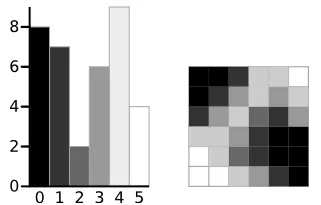
#> input picture images/cicek.png, 321 x 205 px, given in place of cicek.jpg, which was not available
$ jupyter execute '04_Otsu_Eşikleme_Yöntemi1.ipynb'   (text cells are left out)
#> lines starting #> are read from the running program, lines starting #| are printed output that depends on the picture; pictures that were not available may be replaced by others from this repository, and a replacement may not be noted
[cell 1]
#Google Drive'ınızı bağlamak için kullanılır.
from google.colab import drive
drive.mount('/content/drive')

[cell 2]
from IPython.display import Image
Image(filename="/content/drive/My Drive/Resource/cicek.png")

[cell 3]
from IPython.display import Image
Image(filename="/content/drive/My Drive/Resource/otsuBG.png")

[cell 4]
from IPython.display import Image
Image(filename="/content/drive/My Drive/Resource/frml.png")

[cell 5]
from IPython.display import Image
Image(filename="/content/drive/My Drive/Resource/otsufg.png")

[cell 6]
from IPython.display import Image
Image(filename="/content/drive/My Drive/Resource/otsufrml2.png")

[cell 7]
from IPython.display import Image
Image(filename="/content/drive/My Drive/Resource/forml4.png")

[cell 8]
from IPython.display import Image
Image(filename="/content/drive/My Drive/Resource/frml3.png")

[cell 9]
from PIL import Image
from IPython.display import display

#PIL modülünden Image kütüphanesi uygulamaya dahil edilir.

[cell 10]
resim = Image.open("/content/drive/My Drive/Resource/cicek.jpg")
#> resim is the input picture: PIL image 321x205 RGB; mean R, G, B 194.4, 194.4, 194.4
#resim değişkeninin içerisine belirtilen klasörde bulunan 'otsu' adlı resim dosyası atılır.

[cell 11]
#@title cicek.jpg dosyanın orjinal hali
display(resim)

[cell 12]
from IPython.display import Image
Image(filename="/content/drive/My Drive/Resource/cicek.jpg")

[cell 13]
newmat = resim.load()
#newmat adlı yeni bir matris oluşturup bunun içerisine resim dosyası yüklenir.
w = resim.size[0]
#> w = 321
#w değişkenine resim dosyasının genişlik boyutu atılır. Dosyanın genişliği 640 piksel.
h = resim.size[1]
#> h = 205
#h değişkenine resim dosyasının yükseklik boyutu atılır. Dosyanın  yüksekliği 360 piksel
graylist = [[0]*h for x in range (w)]
#graylist adında tanımlanan matrisin boyutu yukarıda alınan resim dosyasının genişlik ve yükseklik değerlerine göre belirlenir.
for x in range (w):
#Otsu metodu gri seviye görüntüler üzerinde çalıştığı için resim dosyasını gri tonlarına çevirmek için iç içe döngü ile matrise çekilir. Böylece her bir piksel birer matris elemanı olacaktır.
     for y in range (h) :
          r,g,b = resim.getpixel((x,y))
#Her pikselde birer r(kırmızı),g(yeşil),b(mavi) değeri bulunmaktadır. Bunlar o piksele renk veren kodlardır. Öncelikle 'getpixel' fonksiyonu ile bu değerleri r,g,b değişkenlerine atılır.
          gray=(int)((r*0.2126)+(g*0.7152)+(b*0.0722))
#Resmi gri yapacak olan sayısal değeri elde etmek için, insan gözünün gama ışınlarını algılama oranlarına göre oluşturulan formül ile alınan katsayıları r,g,b değişkenleriyle çarpılıp toplanır. Böylece resimdeki her piksel için ayrı bir gri renk tonu elde etmiş olunur.
          graylist[x][y] = gray
#graylist matrisinin her elemanına ağırlık toplama yöntemi ile bulunan gri değerleri kaydedilir.
          newmat[x,y]= (gray,gray,gray)
#> after the loop, graylist = 321 items
#Resim dosyasını yüklenen matrisin tüm elemanlarına(piksellerine) ağırlık toplama yöntemine göre bulunan gri renk kodu atılır. Böylece resmin her pikseli renk tonuna göre gri rengini almış olacaktır. Burada kırmızı, yeşil, mavi renk tonlarının hepsine aynı değer atılır. Bu yöntem gri rengini elde etmemizi sağlar.
resim.save("/content/drive/My Drive/Resource/cicek_gri.jpg")

[cell 14]
#@title Oluşacak cicek_gri.jpg dosyası
display(resim)

[cell 15]
def histogram(resim):
#Histogram fonksiyonu renklerin görüntü üzerindeki sayısını bulmak için kullanılır. Bu metod bir resim parametresi ile çalışmaktadır.
     width = resim.size[0]
#> width = 321
#Parametre olarak alınan  resim dosyasının ilk elemanı olan genişlik boyutunu 'width' değişkenine atılır.
     height = resim.size[1]
#> height = 205
#Parametre olarak alınan resim dosyasının ikinci elemanı olan yükseklik boyutunu 'height' değişkenine atılır.
     histogram = [0]*256
#histogram adında bir matris tanımlanır. Bu matris renk sayılarını tutulacağı  grafiktir
     for x  in range(height):
#Görüntünün tüm piksellerini yani matrisin elemanlarını dolaşmak için genişlik ve yükseklik değerleriyle iç içe döngü kullanılır.
          for y in range(width):
               a,b,c = resim.getpixel((y,x))
#resim değişkeninin her pikselinde bulunan sayısal değerleri çekip a,b,c değişkenlerine atılır. Burada gelen değer örnek olarak :(200,200,200) şeklindedir. Çünkü ağırlık toplama yönteminden sonra her pikselde aynı sayısal değer yani aynı tonlar bulunur.
               histogram[a] = histogram[a]+1
#> after the loop, histogram = 256 values, max 30661 at index 254, min 1 at index 74, mean 257.1
#Bulunan üç değerden herhangi birini kullanarak histogramda toplanan renk sayısı bir arttırılır.
     return histogram
#Geri dönüş değeri olan histogramda iç içe döngülerin sonucunda resmin üzerinde bulunan her pikseldeki renk tonunu ayrı ayrı tutulmuş oldu..

[cell 16]
def Otsu (resim):
#Otsu algoritmasının kullanılacağı fonksiyon. 'otsu_thrd' adlı metodun resim parametresi ile çalıştırılmaktadır.
     hist = histogram(resim)
#> hist has the same summary as histogram in histogram
#Otsu metodunun en önemli özelliği olan histogram yani renk sayısını bulmak için ilk olarak parametre olan 'resim' değişkeni histogram fonksiyonuna gönderilir. Geri dönen matris değerini 'hist' adında bir matrise atılır.
     sum_all = 0
#'sum_all' adlı değişkeni toplam indis sayısını tutması için tanımlandı.. İlk değer olarak '0' atandı..
     for t in range(256):
#Histogramdan gelen matris indislerindeki toplam değeri almak için döngü oluşturulur.
          sum_all+=t*hist[t]
#> this loop made 256 passes
#> sum_all on passes 1 to 3: 0, 599, 1163
#> after the loop, sum_all = 12741967
     sum_back = 0
#Kendisi ve kendisinden önceki indisteki elemanların değerler toplamını tutacak değişken.
     w_back = 0
#Bulunan eşik değerinden önceki değerler için weight değerini tutacak değişken.
     w_fore =0
#Bulunan  eşik değerinden sonraki değerler için weight değerini tutacak değişken.
     mean_back = 0
#Bulunan eşik değerinden önceki değerler için mean değerini tutacak değişken.
     mean_fore = 0
#Bulunan eşik değerinden sonraki değerler için mean değerini tutacak değişken.
     var_max = 0
#Histogram elemanları arasındaki en yüksek varyans değerini tutacak değişken.
     var_between = 0
#Histogramdaki her renk tonu için sınıflar arası varyans değerini tutacak değişken.
     threshold = 0
#Threshold işlemini yapacak olan yani otsu metodunun asıl amacı olan eşik değerini tutacak değişken.
     total =resim.size[0]*resim.size[1]
#> total = 65805
#'total' değişkeninde görüntünün genişlik*yükseklik değerleri yani toplam alanı bulunmaktadır.
     for t in range(256):
#Histogram üzerindeki tüm değerleri ulaşmak için döngü oluşturulur.
          w_back +=hist[t]
#Eşik değerinden önceki tüm değerler sırasıyla 'w_back' değişkeninde toplanır.
          if(w_back == 0):
#Mean değerini hesaplarken paydada kullanılacak 'w_back' değerinin 0 olması durumu kontrol edilir. 0 ise döngüde sıradaki değer ile devam edilir.
            continue
          w_fore = total-w_back
#Eşik değerinden sonraki weight değerlerin bulunması için toplam değerinden bulunan  önceki weight değerleri çıkarılır.
          if(w_fore == 0):
#Mean değerini hesaplarken paydada kullanılacak 'w_fore' değerinin 0 olması durumu kontrol edilir. 0 ise döngüde sıradaki değer ile devam edilir.
            continue
          sum_back += t*hist[t]
#Histogramda kendisi ve kendisinden önceki tüm elemanların indisleri ile çarparak toplanır.
          mean_back = sum_back/w_back
#Histogramda kendisinden önce bulunan toplam değerleri kendisinden önceki weight değerlerine bölerek her indis için kendisinden önceki mean değeri hesaplanır.
          mean_fore=(sum_all-sum_back)/w_fore
#Histogramda kendisinden sonra bulunan toplam değerleri kendisinden sonraki weight değerlerine bölerek her indis için kendisinden sonraki mean değerini hesaplanır.
          var_between = w_back * w_fore * (mean_back-mean_fore)**2
#Varyans formülünü kullanarak histogramdaki her eleman için renk tonları arasında varyans hesaplaması yapılır.
          if(var_between>var_max):
#Burada amaç büyük ama en ideal eşik değerini bulmak. Bu yüzden sınıflar arası yani histogramda elemanlarımız arasındaki renk tonlarının varyans değerini hesaplandı. Bu yüzden en yüksek varyans değerine sahip olan elemanı bulunup bulunmadığı kontrol edilir.
            var_max=var_between
#Bulunan  varyans değeri en yüksek ise 'var_max' değişkeninde saklanır.
            threshold = t
#> this loop made 256 passes
#> (w_back, w_fore, sum_back, mean_back, mean_fore, var_max) on passes 1 to 12: (4838, 60967, 0, 0, 209, 1.29e+13), (5437, 60368, 599, 0.11, 211.1, 1.46e+13), (5719, 60086, 1163, 0.203, 212, 1.54e+13), (5867, 59938, 1607, 0.274, 212.6, 1.58e+13), (5980, 59825, 2059, 0.344, 213, 1.62e+13), (6037, 59768, 2344, 0.388, 213.2, 1.63e+13), (6116, 59689, 2818, 0.461, 213.4, 1.66e+13), (6164, 59641, 3154, 0.512, 213.6, 1.67e+13), (6238, 59567, 3746, 0.601, 213.8, 1.69e+13), (6284, 59521, 4160, 0.662, 214, 1.7e+13), (6302, 59503, 4340, 0.689, 214.1, 1.71e+13), (6322, 59483, 4560, 0.721, 214.1, 1.71e+13)
#> (w_back, w_fore) on pass 91: (12229, 53576)
#En yüksek varyansa sahip olan histogram elemanının indisini de eşik değeri olarak 'threshold' değişkenine atılır.
     return threshold

[cell 17]
from PIL import Image
res = Image.open("/content/drive/My Drive/Resource/cicek_gri.jpg")

[cell 18]
otsu_th = Otsu(res)
#Açılan resim dosyasının eşik değerini bulmak için Otsu fonksiyonuna gönderilir. Geri dönen değeri 'otsu_th' değişkenine atılır
otsu_im = res.load()
#Açılan resim dosyasını 'otsu_im' matrisine yüklenir.
print (otsu_th)
#| 136
#Dönen eşik değerini görmek için ekrana yazdırılır.
for x in range(w):
#İç içe döngü ile en başta kullanılan 'graylist' üzerindeki tüm elemanlara ulaşılır ve her eleman için kontrol gerçekleştirilir.
    for y in range(h):
        if graylist[x][y]<otsu_th:
#Eğer elemanın değeri bulunan eşik değerinden küçük ise resmi yüklediğimiz 'otsu_im'  matrisinin elemanına renk kodu olarak siyah(0,0,0) değeri atılır.
            otsu_im[x,y] =(0,0,0)
            if graylist[x][y]>otsu_th:
#Eğer elemanın değeri bulunan eşik değerinden büyük ise resm yüklediğimiz 'otsu_im' matrisinin elemanına renk kodu olarak beyaz(255,255,255) değerini atılır.
                otsu_im[x,y]=(255,255,255)
res.save("/content/cicek_yeni.jpg")
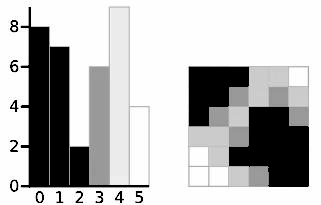
#> saved as cicek_yeni.jpg: PIL image 321x205 RGB; min 0, max 255, mean 186.1
#Otsu algoritmasıyla işlenen görüntü, projenin belirtilen adresine kaydedilir.


$ run again, with images/03_medyan1.png copied over images/cicek.png
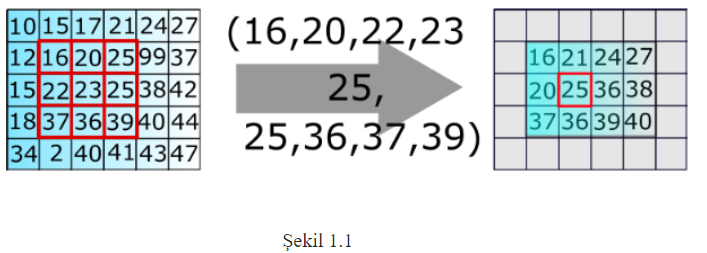
#> input picture images/03_medyan1.png, 707 x 253 px, given in place of cicek.jpg, which was not available
#> resim is the input picture: PIL image 707x253 RGB; mean R, G, B 212.8, 219.6, 221.8
#> after the loop `for x in range (w):`: graylist = 707 items
#> `resim.save("/content/drive/My Drive/Resource/cicek_gri.jpg")`:
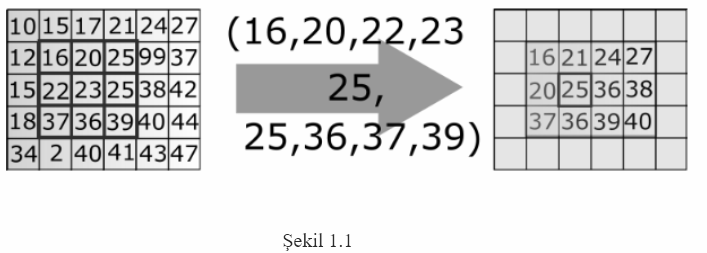
#> saved as cicek_gri.jpg: PIL image 707x253 RGB; min 0, max 254, mean 217.6
#> after the loop in histogram, `for x  in range(height):`: histogram = 256 values, max 82767 at index 254, min 47 at index 18, mean 698.7
#> hist has the same summary as histogram in histogram
#> the loop in Otsu, `for t in range(256):` made 256 passes
#> sum_all on passes 1 to 3: 0, 77, 267
#> after the loop in Otsu, `for t in range(256):`: sum_all = 38901980
#> the loop in Otsu, `for t in range(256):` made 256 passes
#> (w_back, w_fore, sum_back, mean_back, mean_fore, var_max) on passes 1 to 8: (530, 178341, 0, 0, 218.1, 4.5e+12), (607, 178264, 77, 0.127, 218.2, 5.15e+12), (702, 178169, 267, 0.38, 218.3, 5.94e+12), (775, 178096, 486, 0.627, 218.4, 6.55e+12), (846, 178025, 770, 0.91, 218.5, 7.13e+12), (919, 177952, 1135, 1.24, 218.6, 7.73e+12), (1007, 177864, 1663, 1.65, 218.7, 8.44e+12), (1090, 177781, 2244, 2.06, 218.8, 9.1e+12)
#| 178
#> `res.save("/content/cicek_yeni.jpg")`:
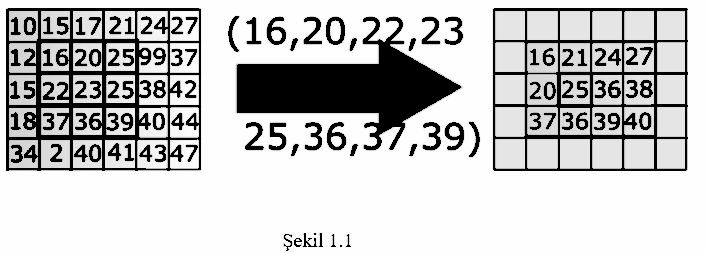
#> saved as cicek_yeni.jpg: PIL image 707x253 RGB; min 0, max 255, mean 195

$ run again, with images/03_medyan2.png copied over images/cicek.png
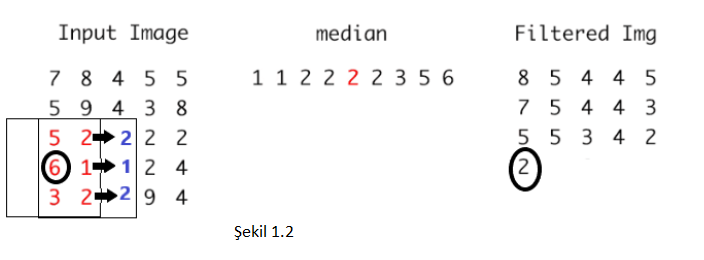
#> input picture images/03_medyan2.png, 704 x 260 px, given in place of cicek.jpg, which was not available
#> resim is the input picture: PIL image 704x260 RGB; mean R, G, B 247.2, 246.7, 246.8
#> after the loop `for x in range (w):`: graylist = 704 items
#> `resim.save("/content/drive/My Drive/Resource/cicek_gri.jpg")`:
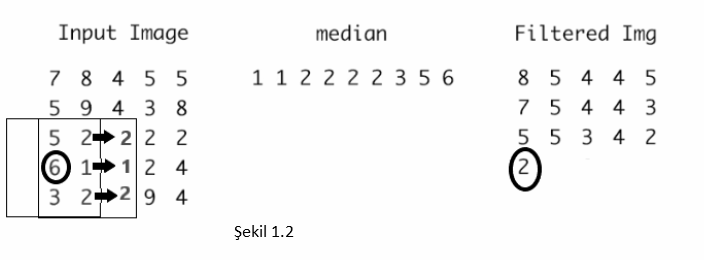
#> saved as cicek_gri.jpg: PIL image 704x260 RGB; min 0, max 254, mean 245.9
#> after the loop in histogram, `for x  in range(height):`: histogram = 256 values, max 148411 at index 254, min 6 at index 26, mean 715
#> hist has the same summary as histogram in histogram
#> the loop in Otsu, `for t in range(256):` made 256 passes
#> sum_all on passes 1 to 3: 0, 119, 221
#> after the loop in Otsu, `for t in range(256):`: sum_all = 44974011
#> the loop in Otsu, `for t in range(256):` made 256 passes
#> (w_back, w_fore, sum_back, mean_back, mean_fore, var_max) on passes 1 to 8: (463, 182577, 0, 0, 246.3, 5.13e+12), (582, 182458, 119, 0.204, 246.5, 6.44e+12), (633, 182407, 221, 0.349, 246.6, 7e+12), (692, 182348, 398, 0.575, 246.6, 7.64e+12), (742, 182298, 598, 0.806, 246.7, 8.18e+12), (794, 182246, 858, 1.08, 246.8, 8.73e+12), (830, 182210, 1074, 1.29, 246.8, 9.12e+12), (876, 182164, 1396, 1.59, 246.9, 9.6e+12)
#| 168
#> `res.save("/content/cicek_yeni.jpg")`:
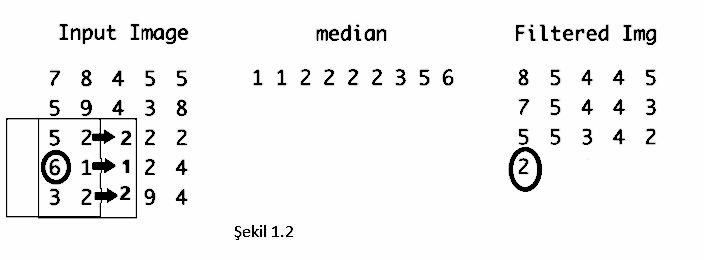
#> saved as cicek_yeni.jpg: PIL image 704x260 RGB; min 0, max 255, mean 242.4

$ run again, with images/03_medyan3.png copied over images/cicek.png
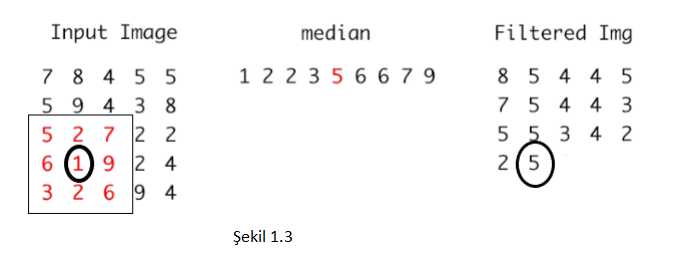
#> input picture images/03_medyan3.png, 676 x 260 px, given in place of cicek.jpg, which was not available
#> resim is the input picture: PIL image 676x260 RGB; mean R, G, B 248.5, 247.7, 247.7
#> after the loop `for x in range (w):`: graylist = 676 items
#> `resim.save("/content/drive/My Drive/Resource/cicek_gri.jpg")`:
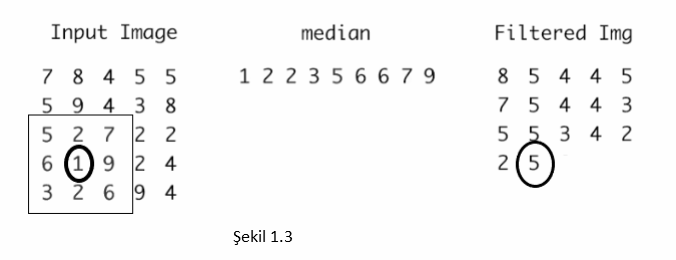
#> saved as cicek_gri.jpg: PIL image 676x260 RGB; min 0, max 254, mean 246.9
#> after the loop in histogram, `for x  in range(height):`: histogram = 256 values, max 142993 at index 254, min 9 at index 19, mean 686.6
#> hist has the same summary as histogram in histogram
#> the loop in Otsu, `for t in range(256):` made 256 passes
#> sum_all on passes 1 to 3: 0, 22, 64
#> after the loop in Otsu, `for t in range(256):`: sum_all = 43375219
#> the loop in Otsu, `for t in range(256):` made 256 passes
#> (w_back, w_fore, sum_back, mean_back, mean_fore, var_max) on passes 1 to 8: (251, 175509, 0, 0, 247.1, 2.69e+12), (273, 175487, 22, 0.0806, 247.2, 2.92e+12), (294, 175466, 64, 0.218, 247.2, 3.15e+12), (314, 175446, 124, 0.395, 247.2, 3.36e+12), (335, 175425, 208, 0.621, 247.3, 3.57e+12), (366, 175394, 363, 0.992, 247.3, 3.89e+12), (389, 175371, 501, 1.29, 247.3, 4.13e+12), (408, 175352, 634, 1.55, 247.4, 4.32e+12)
#| 174
#> `res.save("/content/cicek_yeni.jpg")`:
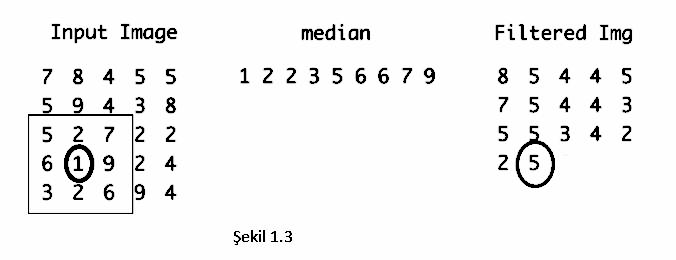
#> saved as cicek_yeni.jpg: PIL image 676x260 RGB; min 0, max 255, mean 243.2
